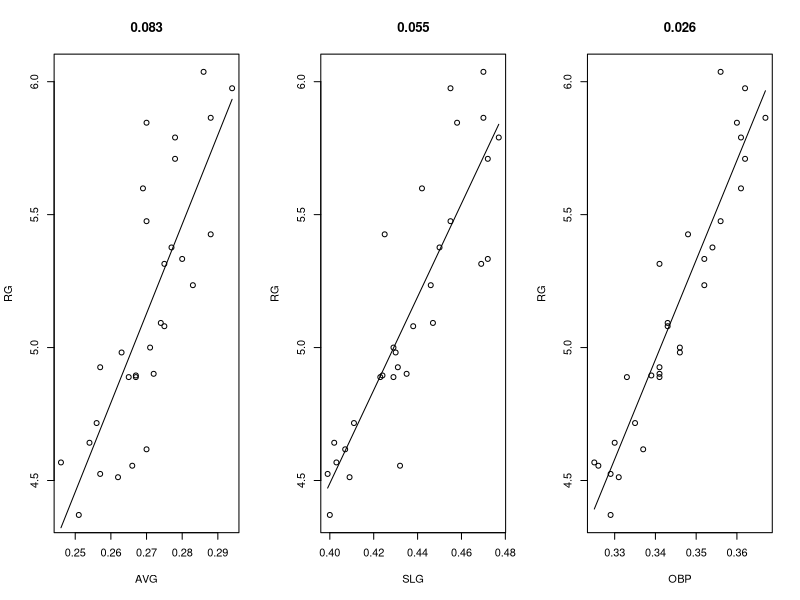

Recreate this plot in R.
#install.packages("gdata")
#library(gdata) 
#setwd("~/Box Documents/Teaching/R_teaching")
data=read.table("RunsPerGame.txt",header=T,sep="\t")
data
#AVG (batting average)
AVG=data[,3]
#OBP (on base percentage)
OBP=data[,4]
#SLG (slugging percentage)
SLG=data[,5]
#RG (runs per game)
RG=data[,16]


par(mfrow=c(1,3))

AVGfit=lm(formula=RG~AVG)
summary(AVGfit)
plot(AVG,RG)
title(round(sum((summary(AVGfit)$residuals)^2)/30*1000)/1000)
alpha = summary(AVGfit)$coefficients[1,1]
beta = summary(AVGfit)$coefficients[2,1]
lines(AVG,alpha+beta*AVG)

SLGfit=lm(formula=RG~SLG)
summary(SLGfit)
plot(SLG,RG)
title(round(sum((summary(SLGfit)$residuals)^2)/30*1000)/1000)
alpha = summary(SLGfit)$coefficients[1,1]
beta = summary(SLGfit)$coefficients[2,1]
lines(SLG,alpha+beta*SLG)


OBPfit=lm(formula=RG~OBP)
summary(OBPfit)
plot(OBP,RG)
title(round(sum((summary(OBPfit)$residuals)^2)/30*1000)/1000)
alpha = summary(OBPfit)$coefficients[1,1]
beta = summary(OBPfit)$coefficients[2,1]
lines(OBP,alpha+beta*OBP)


